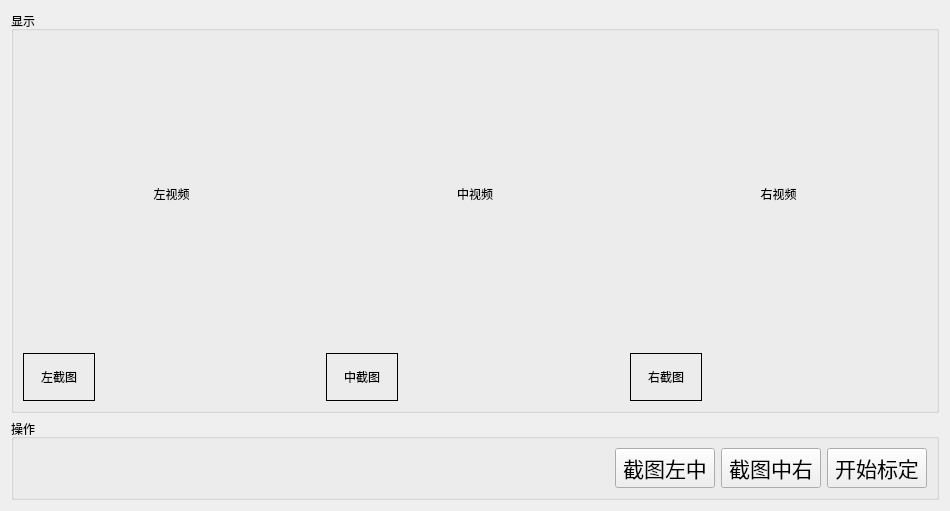
<?xml version="1.0" encoding="UTF-8"?>
<ui version="4.0">
 <class>TabVideoCalibration</class>
 <widget class="QWidget" name="TabVideoCalibration">
  <property name="geometry">
   <rect>
    <x>0</x>
    <y>0</y>
    <width>950</width>
    <height>511</height>
   </rect>
  </property>
  <property name="maximumSize">
   <size>
    <width>1920</width>
    <height>1048</height>
   </size>
  </property>
  <property name="windowTitle">
   <string>标定拼接Tab</string>
  </property>
  <layout class="QVBoxLayout" name="verticalLayout">
   <item>
    <widget class="QGroupBox" name="groupBox">
     <property name="title">
      <string>显示</string>
     </property>
     <layout class="QVBoxLayout" name="verticalLayout_8">
      <item>
       <layout class="QHBoxLayout" name="horizontalLayout_rx5" stretch="1,1,1">
        <item>
         <layout class="QVBoxLayout" name="verticalLayout_5" stretch="1,0">
          <item>
           <widget class="QLabel" name="label_video_left">
            <property name="text">
             <string>左视频</string>
            </property>
            <property name="alignment">
             <set>Qt::AlignCenter</set>
            </property>
           </widget>
          </item>
          <item>
           <layout class="QHBoxLayout" name="horizontalLayout_6">
            <item>
             <widget class="QLabel" name="label_img_left">
              <property name="minimumSize">
               <size>
                <width>72</width>
                <height>48</height>
               </size>
              </property>
              <property name="frameShape">
               <enum>QFrame::Box</enum>
              </property>
              <property name="text">
               <string>左截图</string>
              </property>
              <property name="alignment">
               <set>Qt::AlignCenter</set>
              </property>
             </widget>
            </item>
            <item>
             <spacer name="horizontalSpacer_2">
              <property name="orientation">
               <enum>Qt::Horizontal</enum>
              </property>
              <property name="sizeHint" stdset="0">
               <size>
                <width>40</width>
                <height>20</height>
               </size>
              </property>
             </spacer>
            </item>
           </layout>
          </item>
         </layout>
        </item>
        <item>
         <layout class="QVBoxLayout" name="verticalLayout_2" stretch="1,0">
          <item>
           <widget class="QLabel" name="label_video_middle">
            <property name="text">
             <string>中视频</string>
            </property>
            <property name="alignment">
             <set>Qt::AlignCenter</set>
            </property>
           </widget>
          </item>
          <item>
           <layout class="QHBoxLayout" name="horizontalLayout_middle">
            <item>
             <widget class="QLabel" name="label_img_middle">
              <property name="minimumSize">
               <size>
                <width>72</width>
                <height>48</height>
               </size>
              </property>
              <property name="frameShape">
               <enum>QFrame::Box</enum>
              </property>
              <property name="text">
               <string>中截图</string>
              </property>
              <property name="alignment">
               <set>Qt::AlignCenter</set>
              </property>
             </widget>
            </item>
            <item>
             <widget class="QLabel" name="label_img_spacer">
              <property name="sizePolicy">
               <sizepolicy hsizetype="MinimumExpanding" vsizetype="Preferred">
                <horstretch>0</horstretch>
                <verstretch>0</verstretch>
               </sizepolicy>
              </property>
              <property name="text">
               <string/>
              </property>
             </widget>
            </item>
           </layout>
          </item>
         </layout>
        </item>
        <item>
         <layout class="QVBoxLayout" name="verticalLayout_3" stretch="1,0">
          <item>
           <widget class="QLabel" name="label_video_right">
            <property name="text">
             <string>右视频</string>
            </property>
            <property name="alignment">
             <set>Qt::AlignCenter</set>
            </property>
           </widget>
          </item>
          <item>
           <layout class="QHBoxLayout" name="horizontalLayout_8">
            <item>
             <widget class="QLabel" name="label_img_right">
              <property name="minimumSize">
               <size>
                <width>72</width>
                <height>48</height>
               </size>
              </property>
              <property name="frameShape">
               <enum>QFrame::Box</enum>
              </property>
              <property name="text">
               <string>右截图</string>
              </property>
              <property name="alignment">
               <set>Qt::AlignCenter</set>
              </property>
             </widget>
            </item>
            <item>
             <spacer name="horizontalSpacer_4">
              <property name="orientation">
               <enum>Qt::Horizontal</enum>
              </property>
              <property name="sizeHint" stdset="0">
               <size>
                <width>40</width>
                <height>20</height>
               </size>
              </property>
             </spacer>
            </item>
           </layout>
          </item>
         </layout>
        </item>
       </layout>
      </item>
     </layout>
    </widget>
   </item>
   <item>
    <widget class="QGroupBox" name="groupBox_2">
     <property name="title">
      <string>操作</string>
     </property>
     <layout class="QHBoxLayout" name="horizontalLayout">
      <item>
       <spacer name="horizontalSpacer">
        <property name="orientation">
         <enum>Qt::Horizontal</enum>
        </property>
        <property name="sizeHint" stdset="0">
         <size>
          <width>591</width>
          <height>20</height>
         </size>
        </property>
       </spacer>
      </item>
      <item>
       <widget class="QPushButton" name="pushButton_img_left_middle">
        <property name="minimumSize">
         <size>
          <width>100</width>
          <height>40</height>
         </size>
        </property>
        <property name="font">
         <font>
          <pointsize>16</pointsize>
         </font>
        </property>
        <property name="text">
         <string>截图左中</string>
        </property>
       </widget>
      </item>
      <item>
       <widget class="QPushButton" name="pushButton_img_middle_right">
        <property name="minimumSize">
         <size>
          <width>100</width>
          <height>40</height>
         </size>
        </property>
        <property name="font">
         <font>
          <pointsize>16</pointsize>
         </font>
        </property>
        <property name="text">
         <string>截图中右</string>
        </property>
       </widget>
      </item>
      <item>
       <widget class="QPushButton" name="pushButton_start">
        <property name="minimumSize">
         <size>
          <width>100</width>
          <height>40</height>
         </size>
        </property>
        <property name="font">
         <font>
          <pointsize>16</pointsize>
         </font>
        </property>
        <property name="text">
         <string>开始标定</string>
        </property>
       </widget>
      </item>
     </layout>
    </widget>
   </item>
  </layout>
 </widget>
 <resources/>
 <connections/>
</ui>
